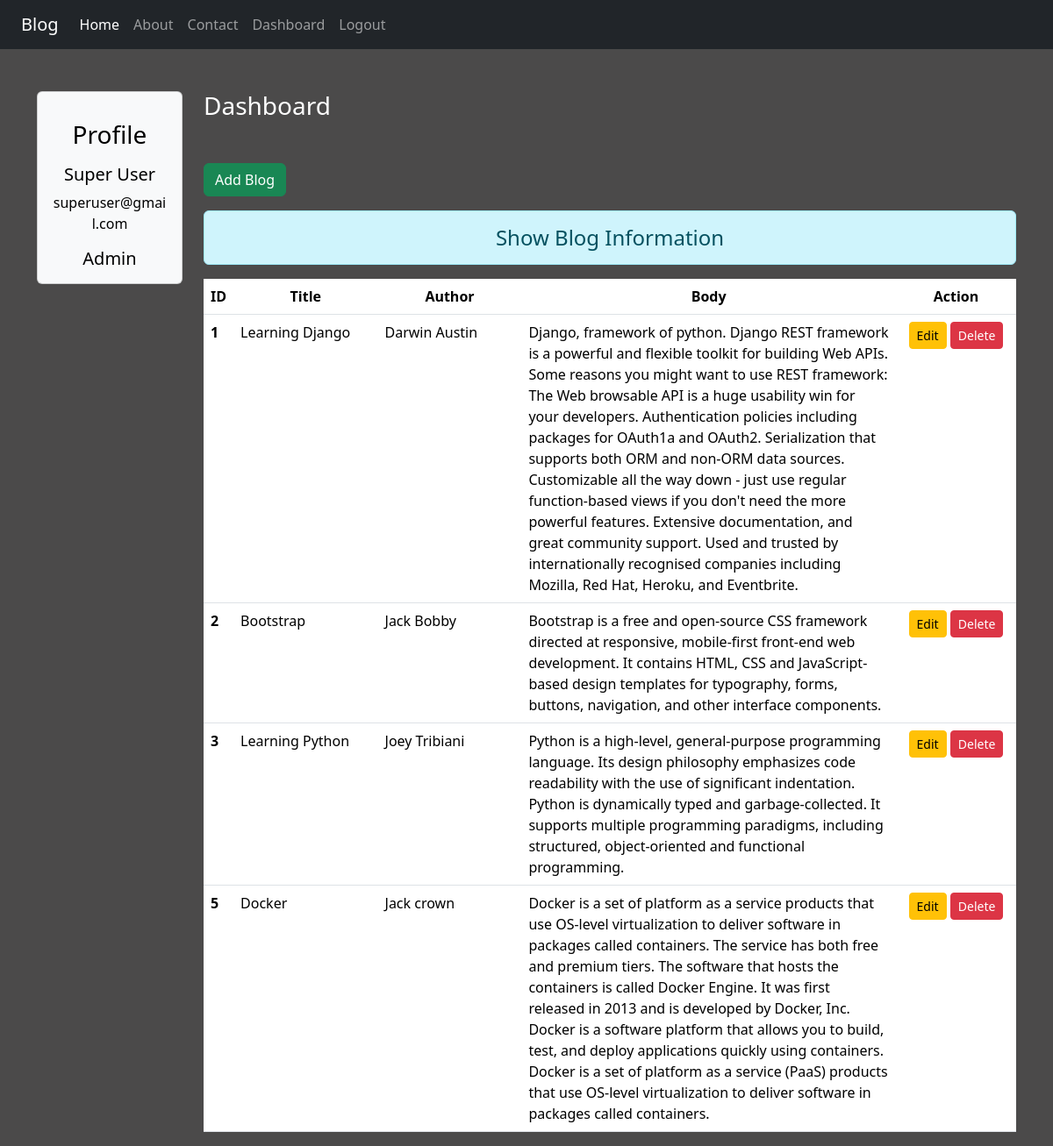
Before: /dashboard/ (signed in) with the older database file.
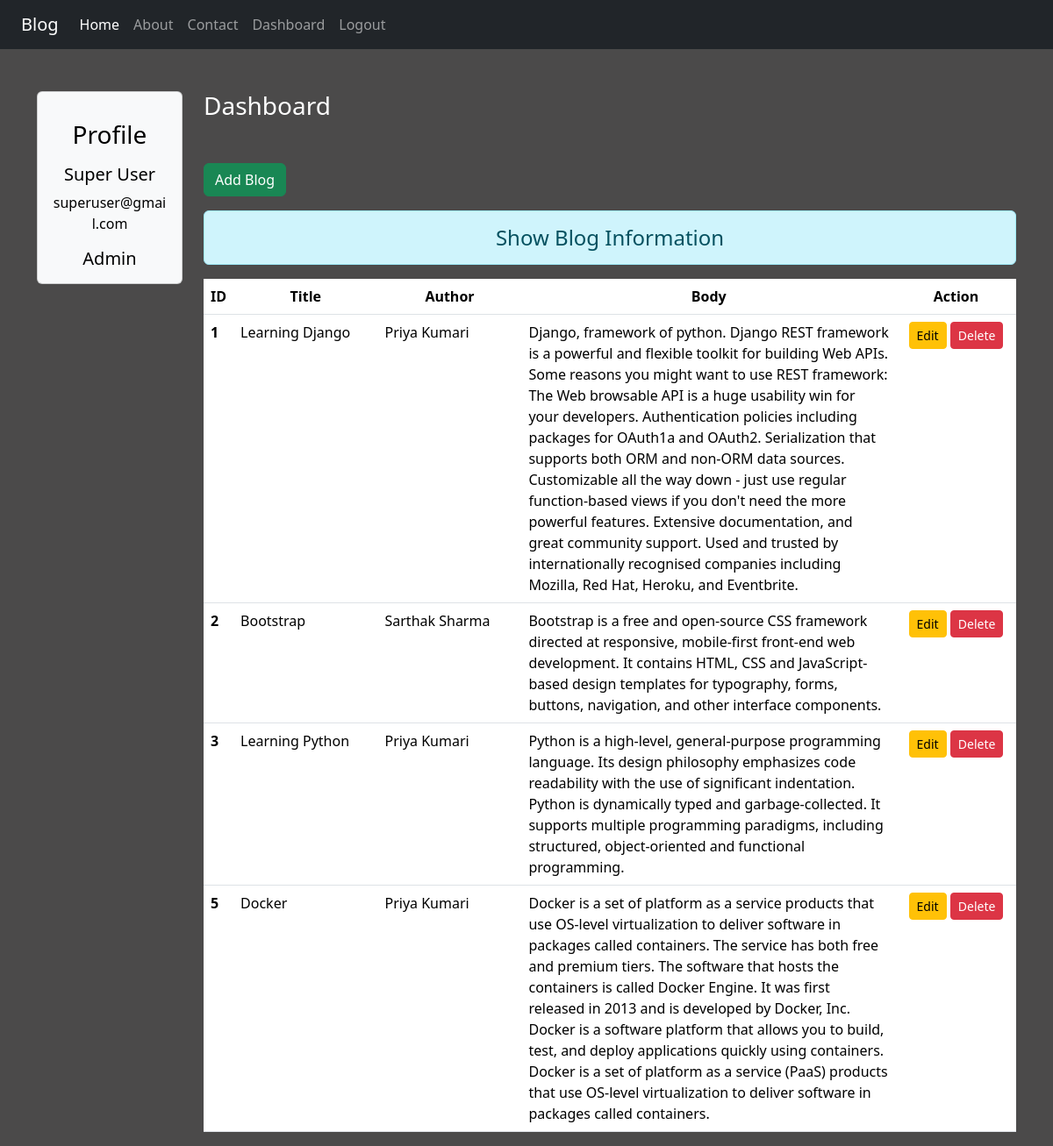
After: the same page with the newer database file.
### blog_app/models.py (models this page shows)
class Blog(models.Model):
    title = models.CharField(max_length=150)
    author = models.CharField(max_length=150)
    body = models.TextField()

### blog_app/views.py (the view)
# urls.py: path('dashboard/', views.dashboard, name='dashboard'),
def dashboard(request):
    if request.user.is_authenticated:
        if request.user.is_superuser:
            blogs = Blog.objects.all()
        else:
            blogs = Blog.objects.filter(author=request.user.get_full_name())
        user = request.user
        full_name = user.get_full_name()
        email = user.email
        group = user.groups.all()
        return render(request, 'dashboard.html', {'blogs': blogs, 'full_name': full_name, 'email': email, 'groups': group})
    else:
        return HttpResponseRedirect('/login/')

### blog_app/templates/dashboard.html (shortened to what this page needs)
{% extends 'base.html' %}
{% load static %}
{% block side %}
<div class="col-sm-2 my-5 text-center">
    <div class="card bg-light text-black">
        <div class="card-body">
            <h3 class="card-title my-3 bold">Profile</h3>
            <h5 class="card-text">{{ full_name }}</h5>
            <p class="card-text">{{email}}</p>
            {% for group in groups %}
            <h5 class="card-text">{{ group.name }}</h5>
            {% endfor %}
        </div>
    </div>
</div>
{% endblock side %}
{% block content %}
<div class="col-sm-10">
    <h3 class="text-white my-5">Dashboard</h3>
    <a href="{% url 'addblog' %}" class="btn btn-success">Add Blog</a>
    <h4 class="text-center alert alert-info mt-3">Show Blog Information</h4>
    {% if blogs %}
    <table class="table table-hover bg-white">
        <thead>
            <tr class="text-center">
                <th scope="col" style="width:2%">ID</th>
                <th scope="col" style="width:18%">Title</th>
                <th scope="col" style="width:18%">Author</th>
                <th scope="col" style="width:47%">Body</th>
                <th scope="col" style="width:15%">Action</th>
            </tr>
        </thead>
        <tbody>
            {% for blog in blogs %}
            <tr>
                <th scope="row">{{blog.id}}</th>
                <td>{{blog.title}}</td>
                <td>{{blog.author}}</td>
                <td>{{blog.body}}</td>
                <td class="text-center">
                    <a href="{% url 'updateblog' blog.id %}" class="btn btn-warning btn-sm">Edit</a>
                    {% if perms.blog.delete_post %}
                    <form action="{% url 'deleteblog' blog.id %}" method="post" class="d-inline">
                        <input type="submit" class="btn btn-danger btn-sm" value="Delete">
                    </form>
                    {% endif %}
                </td>
            </tr>
            {% endfor %}
        </tbody>
    </table>
    {% else %}
    <h4 class="text-center alert alert-warning">No Records</h4>
    {% endif %}
</div>
{% endblock content %}

Changed rows visible on the page:
changed Blog "Learning Django": author "Darwin Austin" → "Priya Kumari"
changed Blog "Bootstrap": author "Jack Bobby" → "Sarthak Sharma"
changed Blog "Learning Python": author "Joey Tribiani" → "Priya Kumari"
changed Blog "Docker": author "Jack crown" → "Priya Kumari"
